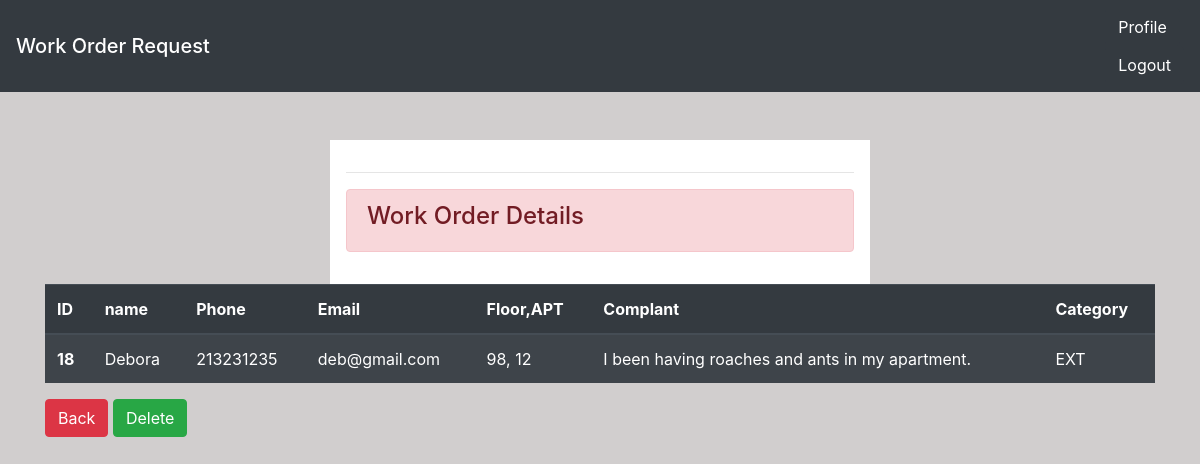
The app's page /staff/view/18/ (signed in) with its own data.
### dashboard/models.py (models this page shows, shortened)
class Person_info(models.Model):
    name = models.CharField(max_length=200)
    phone = models.CharField(max_length=200)
    email = models.EmailField(max_length=200)
    class Meta:
        abstract = True
        ordering = ['name']

class reportData(Person_info):
    priority = [
    ('PL','Plumbing'),
    ('EL', 'Electrical'),
    ('MT','Maintenance'),
    ('CAS','CUSTODIAL'),
    ('ENG', 'Engineering'),
    ('EXT', 'Exterminator' )
    ]
    floor = models.IntegerField()
    apt_num = models.CharField(max_length=200)
    complant = models.TextField()
    cateogry = models.CharField(max_length=50, choices=priority)
    class Meta:
        verbose_name_plural = 'Work Orders'

### dashboard/views.py (the view)
# urls.py: path('staff/view/<int:pk>/', views.staff_view, name= 'staff-view'),
@login_required
def staff_view(request, pk):
    report_data = reportData.objects.all()
    obj = reportData.objects.get(id=pk)
    if request.method =='POST':
        obj.delete()
        return redirect('staff-index')
    context = {
        'report_data' : report_data,
        'obj' : obj,
    }
    return render(request, 'dashboard/staff_view.html', context)

### templates/dashboard/staff_view.html (shortened to what this page needs)
{% extends 'partials/base.html' %}
{% load crispy_forms_tags %}
{% block content %}
<div class="container">
  <div class="row mt-5">
    <div class="col-md-6 offset-md-3">
        <div class="boarder bg-white p-3">
            <hr>
            <div class="alert alert-danger">
                <h4> Work Order Details </h4>
            </div>
        </div>
      </div>
  </div>
    <table class="table table-striped table-dark">
        <thead>
          <tr>
            <th scope="col">ID</th>
            <th scope="col">name</th>
            <th scope="col">Phone</th>
            <th scope="col">Email</th>
            <th scope="col">Floor,APT</th>
            <th scope="col">Complant</th>
            <th scope="col">Category</th>
          </tr>
        </thead>
        <tbody>
          <tr>
            <th scope="row">{{obj.id}}</th>
            <td>{{obj.name}} </td>
            <td>{{obj.phone}} </td>
            <td> {{obj.email}} </td>
            <td>{{obj.floor}}, {{obj.apt_num}} </td>
            <td>{{obj.complant}}</td>
            <td>{{obj.cateogry}}</td>
          </tr>
        </tbody>
      </table>
      <form method="POST">
        <a class="btn btn-danger" href="{%url 'staff-index' %}"> Back</a>
        <input class="btn btn-success" type="submit" value="Delete">
      </form>
</div>
{% endblock %}

### static/style.css (style rules this page uses)
body { background: rgb(209, 206, 206); }

### records on screen
reportData: id "18", name "Debora", phone "213231235", email "deb@gmail.com", floor "98", apt_num "12", complant "I been having roaches and ants in my apartment.", cateogry "EXT"
